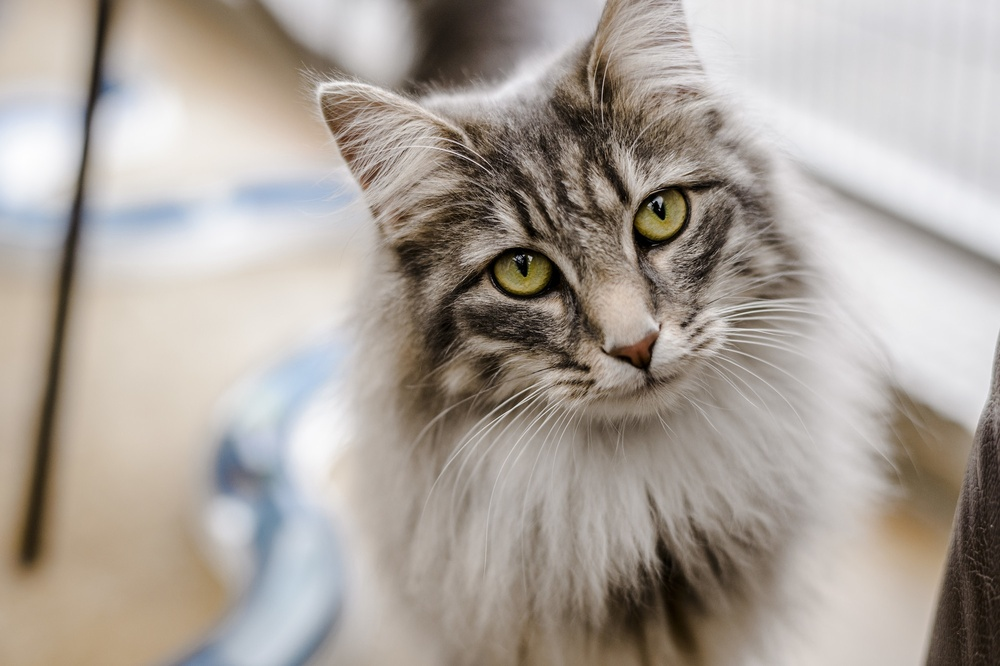
#> input picture cat.jpg, 1000 x 666 px, shrunk from 2000 x 1331 before the run
$ python equalize.py --image cat.jpg
#> lines starting #> are read from the running program, lines starting #| are printed output that depends on the picture
from matplotlib import pyplot as plt
import argparse
import numpy as np
import cv2

ap=argparse.ArgumentParser()
ap.add_argument('-i','--image',required=True,
                help="Path")
args=vars(ap.parse_args())

image=cv2.imread(args['image'])
#> image is the input picture: shape (666, 1000, 3); mean B, G, R 154.5, 162.2, 170.3
image=cv2.cvtColor(image,cv2.COLOR_RGB2GRAY)
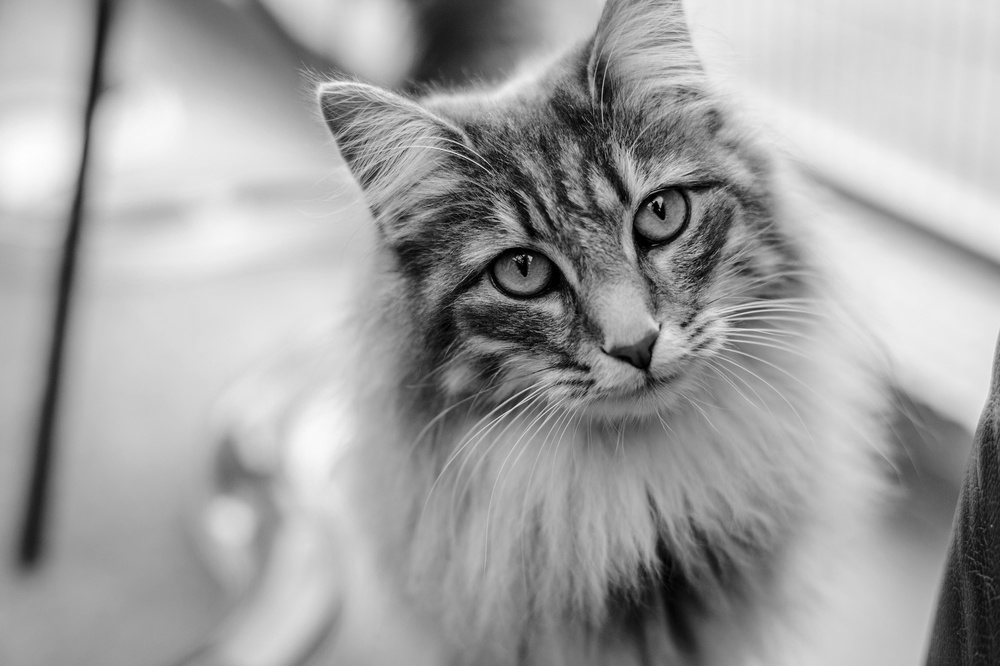
#> image: shape (666, 1000); min 0, max 254, mean 160.9

eq=cv2.equalizeHist(image)
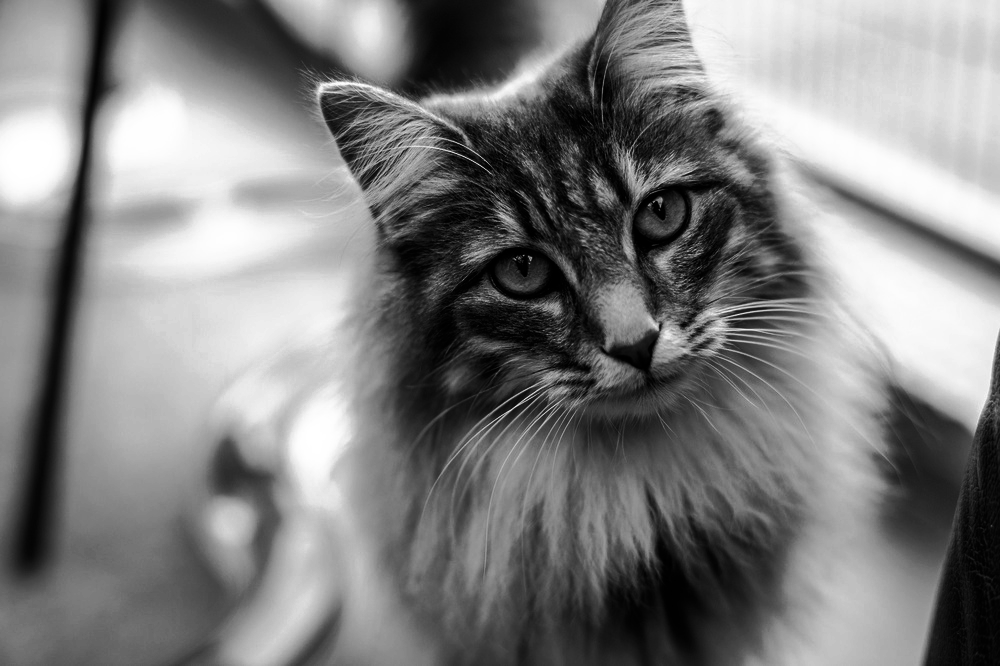
#> eq: shape (666, 1000); min 0, max 255, mean 128.2
cv2.imshow("Eq",np.hstack([image,eq]))
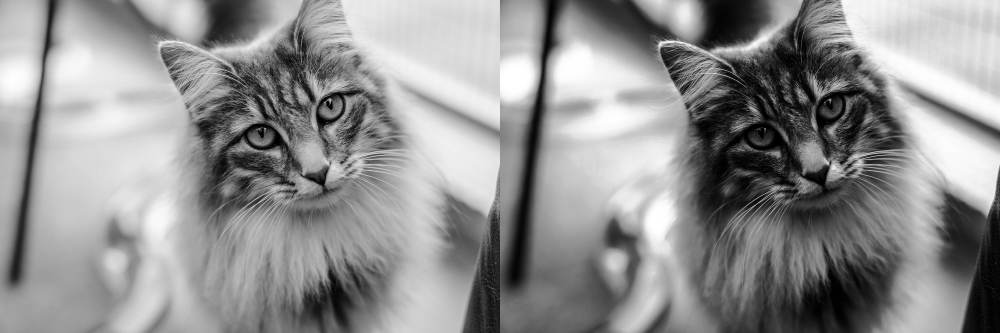
#> window 'Eq': shape (666, 2000) (shown at 1/2 size); min 0, max 255, mean 144.5
cv2.waitKey(0)

$ run again, on sadbeagle.png
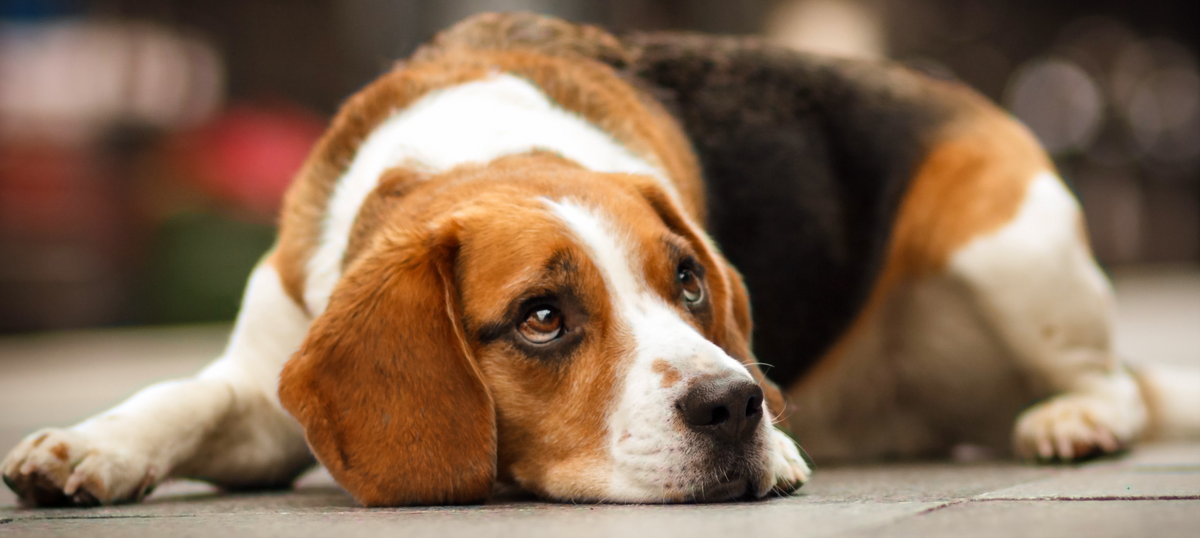
#> input picture sadbeagle.png, 1200 x 538 px
#> image is the input picture: shape (538, 1200, 3); mean B, G, R 85, 107.5, 134.4
#> image: shape (538, 1200)
#> `eq=cv2.equalizeHist(image)`:
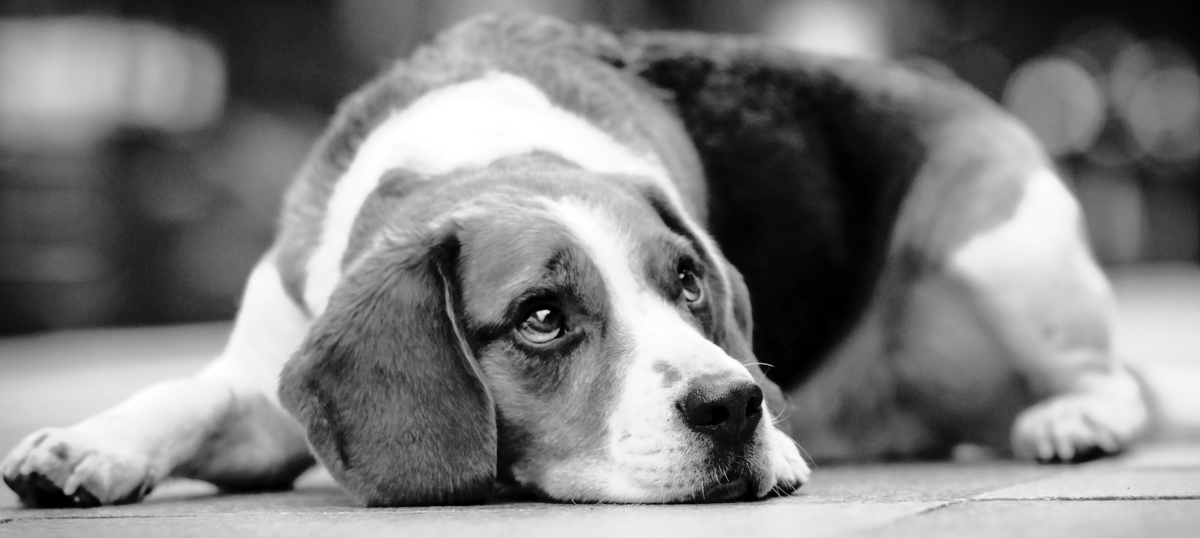
#> eq: shape (538, 1200); min 0, max 255, mean 128.1
#> `cv2.imshow("Eq",np.hstack([image,eq]))`:
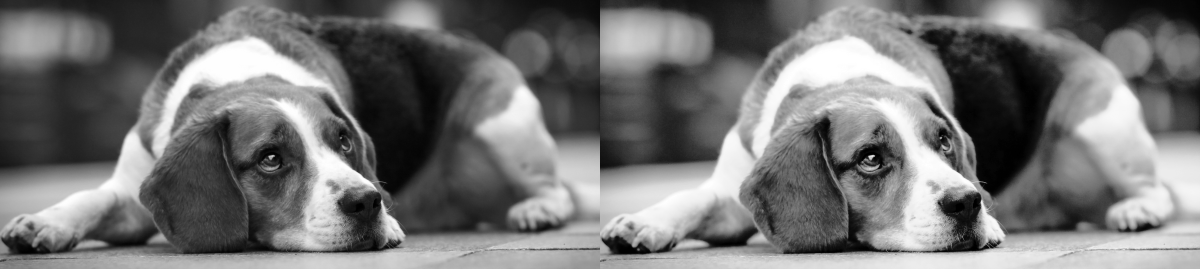
#> window 'Eq': shape (538, 2400) (shown at 1/2 size); min 0, max 255, mean 116
